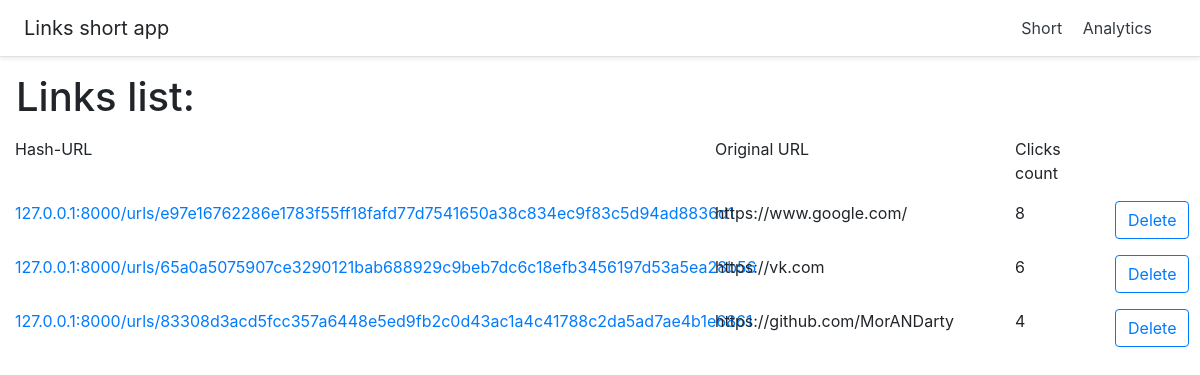
The page /analytics on the database as committed earlier.
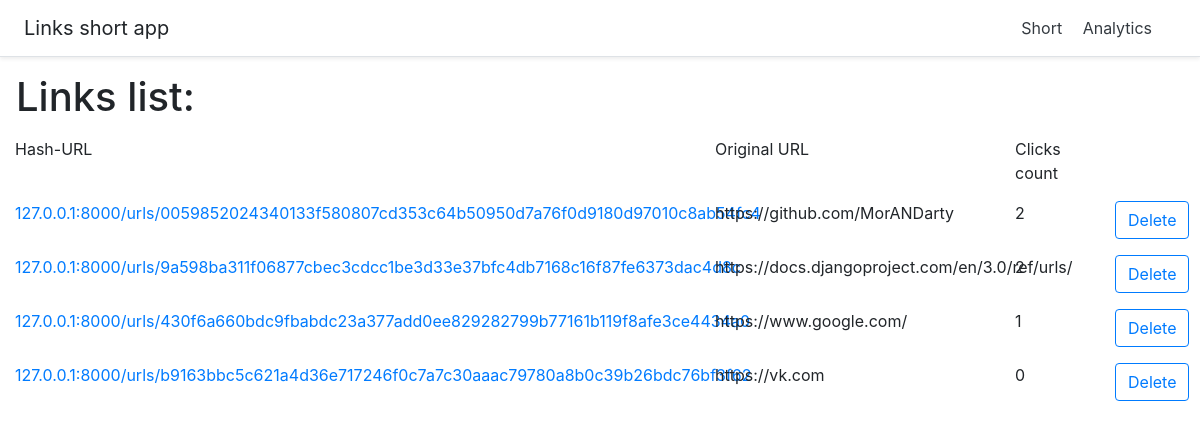
The same page on the database as committed later.
### LinksShortenerApp/models.py (models this page shows)
class Link(models.Model):
    url = models.URLField(max_length=2083)
    hash_url = models.CharField(max_length=16)
    click_count = models.PositiveIntegerField(default=0)

### LinksShortenerApp/views.py (the view)
# urls.py: path('analytics', views.analytics),
def analytics(request):
    links = get_analytics()
    return render(request, "analytics_screen.html", {"links": links})

### LinksShortenerApp/models.py (called while the page is built)
def get_analytics():
    return Link.objects.all().order_by('-click_count')

### LinksShortenerApp/templates/analytics_screen.html (shortened to what this page needs)
<!DOCTYPE html>
<html lang="en">
<head>
    <link rel="stylesheet" href="https://maxcdn.bootstrapcdn.com/bootstrap/4.5.0/css/bootstrap.min.css">
</head>
<body>
<div class="d-flex flex-column flex-md-row align-items-center p-3 px-md-4 mb-3 bg-white border-bottom shadow-sm">
    <h5 class="my-0 mr-md-auto font-weight-normal">Links short app</h5>
    <nav class="my-2 my-md-0 mr-md-3">
        <a class="p-2 text-dark" href="/">Short</a>
        <a class="p-2 text-dark" href="/analytics">Analytics</a>
    </nav>
</div>
{% if links.count > 0 %}
    <h1 style="margin: 16px">Links list:</h1>
    <div class="container-fluid" style="margin-bottom: 1rem">
        <div class="row">
            <div class="col-7">Hash-URL</div>
            <div class="col-3">Original URL</div>
            <div class="col-1">Clicks count</div>
        </div>
    </div>
    {% for link in links %}
        <div class="container-fluid" style="margin-top: 1rem; margin-bottom: 1rem">
            <div class="row">
                <div class="col-7">
                    <a href="http://127.0.0.1:8000/urls/{{ link.hash_url }}">127.0.0.1:8000/urls/{{ link.hash_url }}</a>
                </div>
                <div class="col-3">   {{ link.url }}</div>
                <div class="col-1">   {{ link.click_count }}</div>
                <div class="col-1">
                    <form action="/delete/{{ link.hash_url }}" method="post">
                        <button class="btn btn-outline-primary" type="submit">Delete</button>
                    </form>
                </div>
            </div>
        </div>
    {% endfor %}
{% endif %}
</body>
</html>

Rows that differ between the two databases and show on the page:
removed Link: hash_url "e97e16762286e1783f55ff18fafd77d7541650a38c834ec9f83c5d94ad8836d1", url "https://www.google.com/", click_count "8"
removed Link: hash_url "65a0a5075907ce3290121bab688929c9beb7dc6c18efb3456197d53a5ea28b56", url "https://vk.com", click_count "6"
removed Link: hash_url "83308d3acd5fcc357a6448e5ed9fb2c0d43ac1a4c41788c2da5ad7ae4b1e6861", url "https://github.com/MorANDarty", click_count "4"
added Link: hash_url "0059852024340133f580807cd353c64b50950d7a76f0d9180d97010c8ab54fc4", url "https://github.com/MorANDarty", click_count "2"
added Link: hash_url "9a598ba311f06877cbec3cdcc1be3d33e37bfc4db7168c16f87fe6373dac4d8c", url "https://docs.djangoproject.com/en/3.0/ref/urls/", click_count "2"
added Link: hash_url "430f6a660bdc9fbabdc23a377add0ee829282799b77161b119f8afe3ce4434a0", url "https://www.google.com/", click_count "1"
added Link: hash_url "b9163bbc5c621a4d36e717246f0c7a7c30aaac79780a8b0c39b26bdc76bf3f62", url "https://vk.com", click_count "0"
